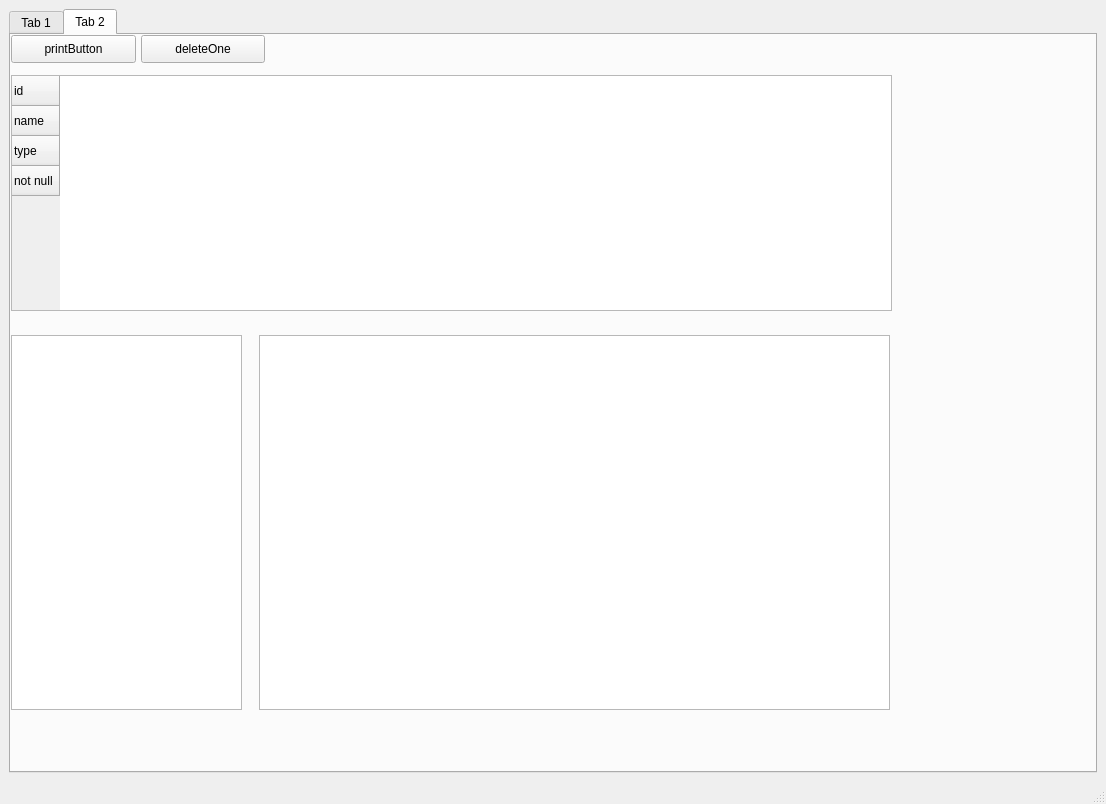
<?xml version="1.0" encoding="UTF-8"?>
<ui version="4.0">
 <class>MainWindow</class>
 <widget class="QMainWindow" name="MainWindow">
  <property name="geometry">
   <rect>
    <x>0</x>
    <y>0</y>
    <width>1106</width>
    <height>804</height>
   </rect>
  </property>
  <property name="windowTitle">
   <string>MainWindow</string>
  </property>
  <widget class="QWidget" name="centralwidget">
   <layout class="QGridLayout" name="gridLayout">
    <item row="0" column="0" colspan="2">
     <widget class="QTabWidget" name="tabWidget">
      <property name="currentIndex">
       <number>1</number>
      </property>
      <widget class="QWidget" name="tab">
       <attribute name="title">
        <string>Tab 1</string>
       </attribute>
      </widget>
      <widget class="QWidget" name="tab_2">
       <attribute name="title">
        <string>Tab 2</string>
       </attribute>
       <widget class="QTableWidget" name="tableWidget">
        <property name="geometry">
         <rect>
          <x>0</x>
          <y>40</y>
          <width>881</width>
          <height>236</height>
         </rect>
        </property>
        <row>
         <property name="text">
          <string>id</string>
         </property>
        </row>
        <row>
         <property name="text">
          <string>name</string>
         </property>
        </row>
        <row>
         <property name="text">
          <string>type</string>
         </property>
        </row>
        <row>
         <property name="text">
          <string>not null</string>
         </property>
        </row>
       </widget>
       <widget class="QPushButton" name="pushButton">
        <property name="geometry">
         <rect>
          <x>0</x>
          <y>0</y>
          <width>125</width>
          <height>28</height>
         </rect>
        </property>
        <property name="text">
         <string>printButton</string>
        </property>
       </widget>
       <widget class="QPushButton" name="deleteOne">
        <property name="geometry">
         <rect>
          <x>130</x>
          <y>0</y>
          <width>124</width>
          <height>28</height>
         </rect>
        </property>
        <property name="text">
         <string>deleteOne</string>
        </property>
       </widget>
       <widget class="QListWidget" name="myListWidget1">
        <property name="geometry">
         <rect>
          <x>0</x>
          <y>300</y>
          <width>231</width>
          <height>375</height>
         </rect>
        </property>
       </widget>
       <widget class="QListWidget" name="myListWidget2">
        <property name="geometry">
         <rect>
          <x>248</x>
          <y>300</y>
          <width>631</width>
          <height>375</height>
         </rect>
        </property>
       </widget>
      </widget>
     </widget>
    </item>
   </layout>
  </widget>
  <widget class="QStatusBar" name="statusbar"/>
 </widget>
 <resources/>
 <connections/>
</ui>
